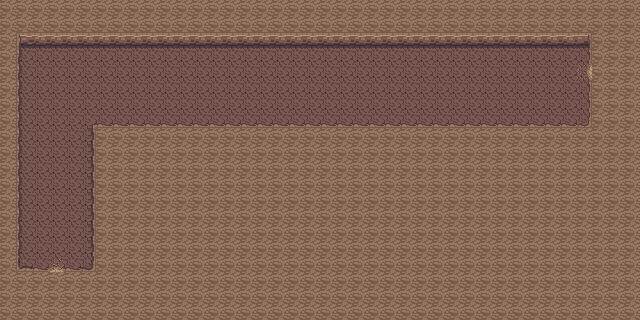

This game map was drawn from its Tiled (.tmx) file and the tilesets committed beside it. A one-line description and the trimmed map source follow:
An orthogonal 40x20 tile map with 16x16 px tiles, 4 tile layers (Lowest Level, Pit, Wall, Tile Layer 4), 7 tilesets and 16 objects (11x event, 5x collision).

<map version="1.5" tiledversion="1.7.0" orientation="orthogonal" renderorder="right-down" compressionlevel="0" width="40" height="20" tilewidth="16" tileheight="16" infinite="0" nextlayerid="9" nextobjectid="65">
 <properties>
  <property name="edges" value="clamped" />
 </properties>
 <tileset firstgid="1" name="Basic_Buch_Tiles_Compiled" tilewidth="16" tileheight="16" tilecount="448" columns="32">
  <image source="../../gfx/tilesets/Basic_Buch_Tiles_Compiled.png" width="512" height="224" />
 </tileset>
 <tileset firstgid="449" name="Waterfall_by_George" tilewidth="16" tileheight="16" tilecount="90" columns="9">
  <image source="../../gfx/tilesets/Waterfall_by_George.png" width="144" height="160" />
 </tileset>
 <tileset firstgid="539" name="Cave_Tiles_by_ArMM1998_(Tuxemon_Style)" tilewidth="16" tileheight="16" tilecount="160" columns="16">
  <image source="../../gfx/tilesets/Cave_Tiles_by_ArMM1998_(Tuxemon_Style).png" width="256" height="160" />
 </tileset>
 <tileset firstgid="699" name="Outdoor_Tiles_-_City_and_Country_-_by_ArMM1998" tilewidth="16" tileheight="16" tilecount="1440" columns="40">
  <image source="../../gfx/tilesets/Outdoor_Tiles_-_City_and_Country_-_by_ArMM1998.png" width="640" height="576" />
 </tileset>
 <tileset firstgid="2139" name="Cave_Tiles_by_ArMM1998_(Tuxemon_Style)" tilewidth="16" tileheight="16" tilecount="160" columns="16">
  <image source="../../gfx/tilesets/Cave_Tiles_by_ArMM1998_(Tuxemon_Style).png" width="256" height="160" />
 </tileset>
 <tileset firstgid="2299" name="Cave_Tiles_by_George_" tilewidth="16" tileheight="16" tilecount="154" columns="14">
  <image source="../../gfx/tilesets/Cave_Tiles_by_George_.png" width="224" height="181" />
 </tileset>
 <tileset firstgid="2453" name="boxfont" tilewidth="16" tileheight="16" tilecount="156" columns="13">
  <image source="../../gfx/tilesets/boxfont.png" width="208" height="192" />
 </tileset>
 <layer id="1" name="Lowest Level" width="40" height="20">
  <data>[800 cells, 800 non-empty, 2 distinct tile ids]</data>
 </layer>
 <layer id="2" name="Pit" width="40" height="20">
  <data>[800 cells, 294 non-empty, 4 distinct tile ids]</data>
 </layer>
 <layer id="4" name="Wall" width="40" height="20">
  <data>[800 cells, 0 non-empty, 0 distinct tile ids]</data>
 </layer>
 <layer id="8" name="Tile Layer 4" width="40" height="20">
  <data>[800 cells, 342 non-empty, 13 distinct tile ids]</data>
 </layer>
 <objectgroup color="#ff0000" id="5" name="Collisions">
  <object id="58" type="collision" x="96" y="128" width="544" height="192" />
  <object id="59" type="collision" x="0" y="272" width="96" height="48" />
  <object id="60" type="collision" x="0" y="0" width="16" height="272" />
  <object id="61" type="collision" x="16" y="0" width="624" height="48" />
  <object id="62" type="collision" x="592" y="48" width="48" height="80" />
 </objectgroup>
 <objectgroup color="#ffff00" id="6" name="Events">
  <object id="49" name="Teleport to Cotton Town" type="event" x="576" y="64" width="16" height="16">
   <properties>
    <property name="act1" value="transition_teleport spyder_cotton_town.tmx,2,36,0.3" />
    <property name="act2" value="player_face right" />
    <property name="cond1" value="is player_at" />
    <property name="cond2" value="is player_facing right" />
   </properties>
  </object>
  <object id="50" name="Teleport to Dragon's Cave" type="event" x="48" y="256" width="16" height="16">
   <properties>
    <property name="act1" value="transition_teleport spyder_dragonscave.tmx,16,5,0.3" />
    <property name="act2" value="player_face down" />
    <property name="cond1" value="is player_at" />
    <property name="cond2" value="is player_facing down" />
    <property name="cond3" value="is variable_set dragonscavedrokoro:yes" />
   </properties>
  </object>
  <object id="51" name="Reject Teleport to Dragon's Cave" type="event" x="48" y="256" width="16" height="16">
   <properties>
    <property name="act1" value="translated_dialog spyder_dragonscave_blocked" />
    <property name="act2" value="pathfind player,3,14" />
    <property name="cond1" value="is player_at" />
    <property name="cond2" value="is player_facing down" />
    <property name="cond3" value="not variable_set dragonscavedrokoro:yes" />
   </properties>
  </object>
  <object id="52" name="Create Brute" type="event" x="160" y="64" width="16" height="16">
   <properties>
    <property name="act1" value="create_npc spyder_dragonscave_angrybrute,10,3" />
    <property name="act2" value="npc_face spyder_dragonscave_angrybrute,right" />
    <property name="cond1" value="not npc_exists spyder_dragonscave_angrybrute" />
    <property name="cond2" value="is variable_set dragonscavedrokoro:yes" />
   </properties>
  </object>
  <object id="53" name="Talk Brute" type="event" x="160" y="48" width="16" height="16">
   <properties>
    <property name="act1" value="translated_dialog spyder_dragonscave_angrybrute1" />
    <property name="behav1" value="talk spyder_dragonscave_angrybrute" />
   </properties>
  </object>
  <object id="54" name="Create Brute" type="event" x="192" y="112" width="16" height="16">
   <properties>
    <property name="act1" value="create_npc spyder_dragonscave_lazybrute,12,6" />
    <property name="act2" value="npc_face spyder_dragonscave_lazybrute,up" />
    <property name="cond1" value="not npc_exists spyder_dragonscave_lazybrute" />
    <property name="cond2" value="is variable_set dragonscavedrokoro:yes" />
   </properties>
  </object>
  <object id="55" name="Talk Brute" type="event" x="192" y="96" width="16" height="16">
   <properties>
    <property name="act1" value="translated_dialog spyder_dragonscave_lazybrute1" />
    <property name="behav1" value="talk spyder_dragonscave_lazybrute" />
   </properties>
  </object>
  <object id="56" name="Create Brute" type="event" x="208" y="64" width="16" height="16">
   <properties>
    <property name="act1" value="create_npc spyder_dragonscave_concernedbrute,13,4" />
    <property name="act2" value="npc_face spyder_dragonscave_concernedbrute,left" />
    <property name="cond1" value="not npc_exists spyder_dragonscave_concernedbrute" />
    <property name="cond2" value="is variable_set dragonscavedrokoro:yes" />
   </properties>
  </object>
  <object id="57" name="Talk Brute" type="event" x="208" y="48" width="16" height="16">
   <properties>
    <property name="act1" value="translated_dialog spyder_dragonscave_concernedbrute1" />
    <property name="behav1" value="talk spyder_dragonscave_concernedbrute" />
   </properties>
  </object>
  <object id="63" name="Environment" type="event" x="16" y="0" width="16" height="16">
   <properties>
    <property name="act1" value="set_variable environment:cave" />
    <property name="cond1" value="not variable_set environment:cave" />
   </properties>
  </object>
  <object id="64" name="Exhausted" type="event" x="0" y="16" width="16" height="16">
   <properties>
    <property name="act1" value="teleport_faint" />
    <property name="cond1" value="is player_defeated" />
   </properties>
  </object>
 </objectgroup>
</map>
